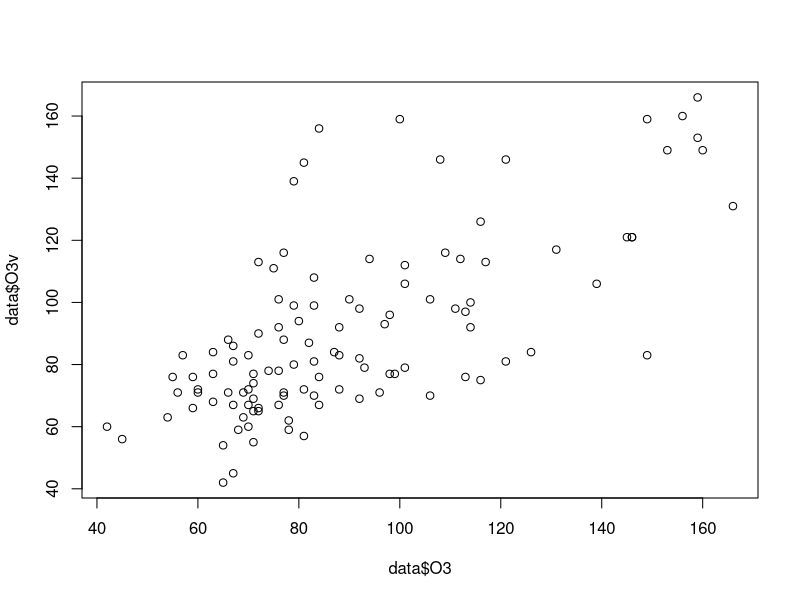
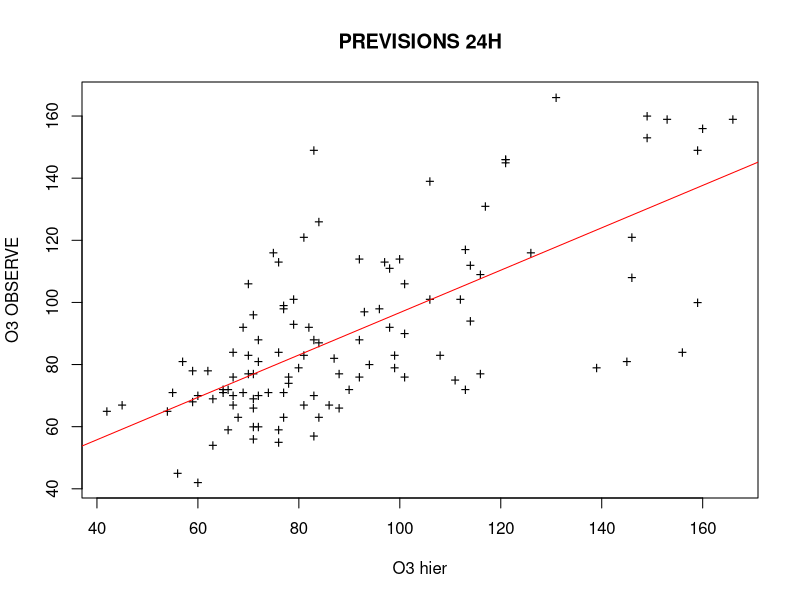
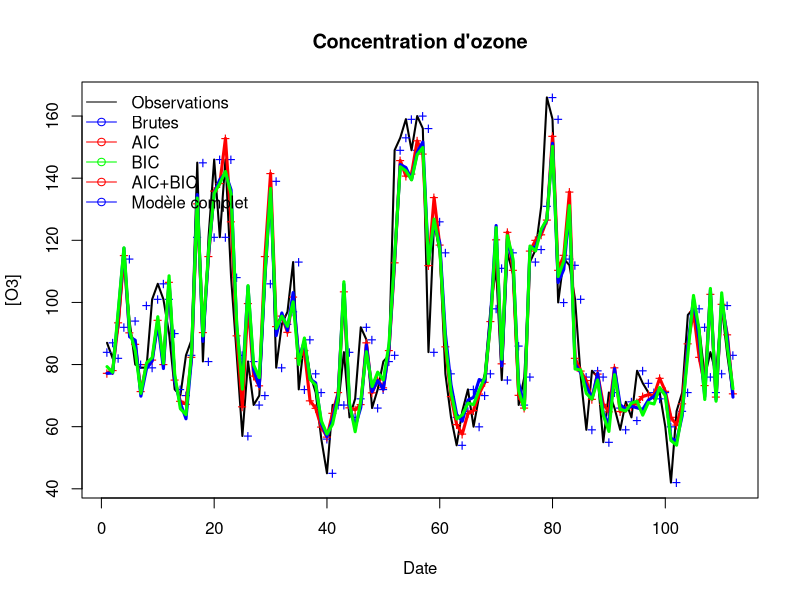
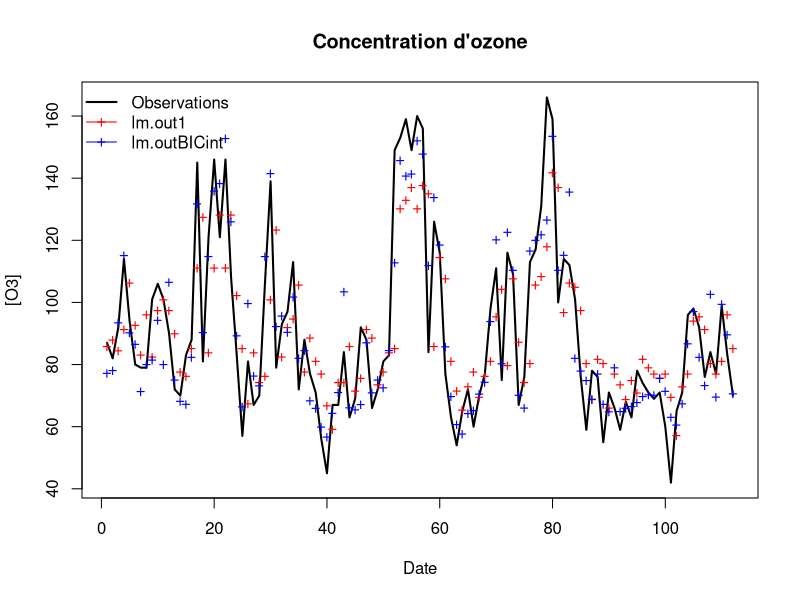

Write the R code that produced these figures, in order.
# NOM : EL HABTI
# PRENOM : OUASSEL
# GROUPE : B2

# Importer la bibliothèque MASS
library(MASS)

data = read.table("Data.txt",header=TRUE)

#regression simple de O3 par O3v : en exploitant que la variable O3v comme predicteur
lm.out1=lm(O3~O3v,data=data)

plot(data$O3,data$O3v)
# tracage de nuage de pts correspondant en y superposant la droite de regression
x11()
plot(data$O3v,data$O3,xlab="O3 hier",ylab="O3 OBSERVE",
     main="PREVISIONS 24H",pch='+')
abline(lm.out1,col="red")

#analyser les perdormances de ce modèle
summary(lm.out1)
# en utilisant ce modèle, on observe :

# - Intercept : L'estimation de la constante est de 28.50249, avec une erreur standard de 6.57153.
    # Ce coefficient représente la valeur attendue de la variable dépendante lorsque O3v==0
#- O3v : L'estimation du coefficient de O3v==0.68235, et erreur==0.06929. 
    #Ce qui indique dans notre cas que, pour une unité d'augmentation de la variable O3v, la variable dépendante O3 augmente en moyenne de 0.68235 unités.

#- La constante et le coefficient pour O3v sont  statistiquement significatifs avec des p-valeurs très faibles (p < 0.001).
    # Ce qui nous mène a supposer qu'il y a une relation significative entre les variables O3 et O3v dans le modèle.

#  R^2 = 0,4686, cad  que le modèle explique 46.86 % de la variance totale de la variable dépendante. 

# Et pour conclure regardons le F test : 
 #- Dans notre cas, l'hypothèse nulle est que tous les coefficients de régression sont nuls, rejeté vu qu'ont une p-valeur très faible (p < 2.2e-16). Et donc : 

 ###### le modèle global est statistiquement significatif.

 # 3 Modeles sans iteraction 

 # L'analyse du comportement de la variable O3 vis a vis de la variable RR : 
 # Pour cela on doit voit les deux sous échantillons où RR=sec ou RR = Pluie
# Modele lm.out2 exploitant les 6 prédicteurs disponibles
lm.out2=lm(O3~O3v+T+N+FF+DD+RR,data=data)

#analyse de ce modèle : 
summary(lm.out2)

# l'impact de la variable N sur le predictand : 
    # déja , on peut voir que la nébulosité est tres significatif dans le modele (***)
    # si on etudie O3 par rapport à N , on a Multiple R-squared:  0.3865, et dont elle explique seul ~39% du modele lineaire (de la variance total)

# Resultat relatifs au facteurs DD
    # On peut voir que les seuls directions du vent qui joue un role statistiquement significatif dans la concentration d'ozone c'est : le nord et le sud .
    #(Interesant il faut reflechir pourquoi l'est et l'ouest n'ont pas un role significatif (sous le cadre du modèle linéaire ))
    # peut etre  car les vents du nord et sub apportent de l'air frais ou moins pollué à la région étudiée ? 
#
# vu les p_values donné par R , les predicteur qui doivent etre conservés sont seut d'une p_value < 0.05 , avec des asterixs , dans notre cas on conserve : 
    #  !!!(O3v) , !(T) , !!!(N) , !(DDNord) , !(DDSud)



#evolution 
#AIC criteria
regaic = stepAIC(lm.out2)
#BIC criteria 
regbic = stepAIC(lm.out2,k=log(nrow(data)))
regbicint = stepAIC(lm(O3~.*.,data),k=log(nrow(data)))
x11()
plot(data$O3,type ="l",lwd=2,main="Concentration d'ozone",xlab="Date",ylab="[O3]")
points(data$O3v,col="blue",pch="+")
points(fitted(regbicint),col="red",pch="+")
lines(fitted(regbicint),col="red",lwd=3)
lines(fitted(regaic),col="blue",lwd=3)
lines(fitted(lm.out2),col="green",lwd=3)
legend("topleft",legend=c("Observations","Brutes","AIC","BIC","AIC+BIC","Modèle complet"),col=c("black","blue","red","green","red","blue"),lty=c(1,1,1,1,1,1),lwd=c(1,1,1,1,1,1,1
),pch=c(NA,1,1,1,1,1),bty="n")

# j'ai l'impression que le AIC est celui qui colle mieux (plus que le BIC+AIC)
#Parcontre , il ya des pics (valeurs extremes) qui sont inexpliquable par le modèle linéaire



# Modele lm.outBIC issu d'une sélection automatique qui exploite l'indice BIC


# Créer le modèle initial en utilisant la fonction lm()
lm.out <- lm(O3 ~ O3v + T + N + FF + DD + RR, data = data)

# Appliquer la sélection automatique avec stepAIC() en utilisant l'indice BIC
lm.outBIC <- stepAIC(lm.out, direction = "both", k = log(length(data$O3)), trace = FALSE)

# Afficher le résumé du modèle sélectionné
summary(lm.outBIC)

#BICINT d'ordre 2


lm.outBICint <- stepAIC(lm.out, direction = "both", k = log(length(data$O3)), trace = FALSE, scope = list(upper = ~ .^2))

# Afficher le résumé du modèle sélectionné
summary(lm.outBICint)

# 5 Visualisation 
x11()
plot(data$O3, type = "l", lwd = 2, main = "Concentration d'ozone", xlab = "Date", ylab = "[O3]")

points(predict(lm.out1), col = "red", pch = "+")

points(predict(lm.outBICint), col = "blue", pch = "+")

legend("topleft", legend = c("Observations", "lm.out1", "lm.outBICint"), col = c("black", "red", "blue"), pch = c(NA, "+", "+"), lty = c(1, 1, 1), lwd = c(2, 1, 1), bty = "n")

#En observant le graphique, on peut constater que les estimations du modèle lm.out1  semblent suivre globalement la tendance des observations réelles de la variable O3.
# Par contre il ya de la difference et nottament dans les pics, qui est inexpliqué
#D'autre part,  lm.outBICint  semblent mieux correspondre aux observations réelles. la raison :
# la méthode de sélection automatique btient compte de davantage de prédicteurs et donc arrive à capturer plus finement les variations de la variable O3 au cours du temps.



#6 evaluations des modèles :

#evaluation des modeles lm.out1 , lm.outBic et lm.outBicint en termes de biais et rmse

# Prédictions1
predictions1 <- predict(lm.out1, newdata = data)
bias1 <- mean(data$O3 - predictions1)
rmse1 <- sqrt(mean((data$O3 - predictions1)^2))
# Prédictions pour lm.outBIC
predictions_BIC <- predict(lm.outBIC, newdata = data)
bias_BIC <- mean(data$O3 - predictions_BIC)
rmse_BIC <- sqrt(mean((data$O3 - predictions_BIC)^2))

# Prédictions pour lm.outBICint
predictions_BICint <- predict(lm.outBICint, newdata = data)
bias_BICint <- mean(data$O3 - predictions_BICint)
rmse_BICint <- sqrt(mean((data$O3 - predictions_BICint)^2))

# Prédictions basées sur la stratégie de persistance
predictions_persistance <- lag(data$O3v)

# Biais et RMSE pour la stratégie de persistance
bias_persistance <- mean(data$O3 - predictions_persistance)
rmse_persistance <- sqrt(mean((data$O3 - predictions_persistance)^2))


# out1 : Il capture partiellement la relation entre la variable prédictrice O3v et la variable cible O3.
#outBIC : Il inclut plusieurs variables explicatives (O3v, T, N, DD) et on voit qu'il fournit des prédictions plus précises que lm.out1.
#outBICint : Il inclut les mêmes variables que lm.outBIC, plus l'interaction entre les variables T et FF. et donc : 
#offre une amélioration légèrement supérieure en termes de précision des prévisions par rapport à lm.outBIC.

#Plus performant ? 
#il faut d'abbord calculer le rmse et biais de la strategie trivial et comparer
yesterday_O3v <- lag(data$O3v, 1)  
predictions_persistence <- yesterday_O3v
bias_persistence <- mean(data$O3 - predictions_persistence)
rmse_persistence <- sqrt(mean((data$O3 - predictions_persistence)^2))


#lm.outBIC et lm.outBICint sont plus performants car :
#ils integrent plusieurs variables explicatives ,et donc capturer des patterns plus complexes
#la stratégie de persistance se contente d'utiliser la mesure d'ozone de la veille comme prédiction,
#ce qui peut être insuffisant pour capturer les variations et les facteurs qui peuvent influencer l'ozone,
#parexemple dans lm.out1 on a pas pu capturer tout au debut que DD SUd n'etait pas significatif



#Au final je peux proposer le modele lm.outBIC car il prend en compte des interaction entre les predicteurs qui peuvent echapper au autres plus qu'il a :bty

#un biais qui est plus reduit que les autes 
#precision des predictions
#inclusion des interactions